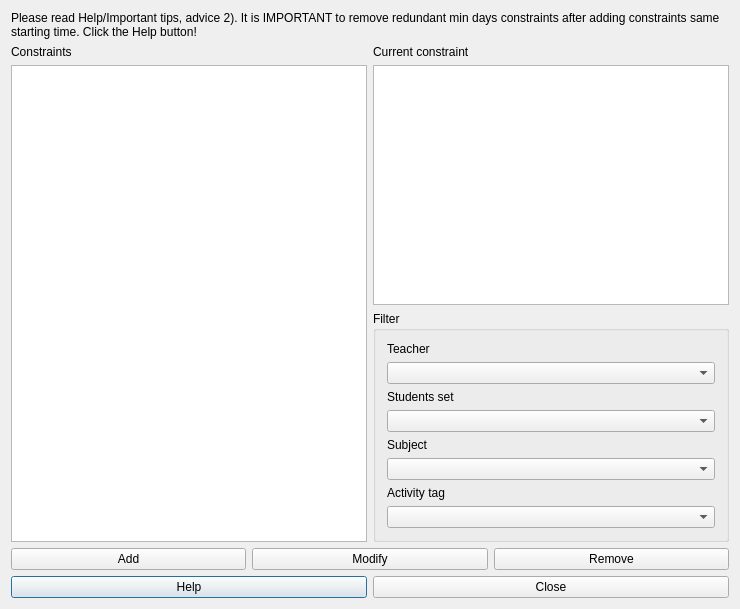
<?xml version="1.0" encoding="UTF-8"?>
<ui version="4.0">
 <class>ConstraintActivitiesSameStartingTimeForm_template</class>
 <widget class="QDialog" name="ConstraintActivitiesSameStartingTimeForm_template">
  <property name="geometry">
   <rect>
    <x>0</x>
    <y>0</y>
    <width>740</width>
    <height>609</height>
   </rect>
  </property>
  <property name="windowTitle">
   <string extracomment="This is the title of the dialog to see the list of all constraints of this type">Constraints activities same starting time</string>
  </property>
  <layout class="QGridLayout" name="gridLayout_2">
   <item row="0" column="0" colspan="2">
    <widget class="QLabel" name="instructionsTextLabel">
     <property name="sizePolicy">
      <sizepolicy hsizetype="Minimum" vsizetype="Minimum">
       <horstretch>0</horstretch>
       <verstretch>0</verstretch>
      </sizepolicy>
     </property>
     <property name="frameShape">
      <enum>QFrame::NoFrame</enum>
     </property>
     <property name="frameShadow">
      <enum>QFrame::Plain</enum>
     </property>
     <property name="text">
      <string>Please read Help/Important tips, advice 2). It is IMPORTANT to remove redundant min days constraints after adding constraints same starting time. Click the Help button!</string>
     </property>
     <property name="wordWrap">
      <bool>true</bool>
     </property>
    </widget>
   </item>
   <item row="1" column="1">
    <layout class="QVBoxLayout" name="verticalLayout">
     <item>
      <widget class="QLabel" name="currentConstraintTextLabel">
       <property name="text">
        <string>Current constraint</string>
       </property>
       <property name="wordWrap">
        <bool>false</bool>
       </property>
      </widget>
     </item>
     <item>
      <widget class="QPlainTextEdit" name="currentConstraintTextEdit"/>
     </item>
     <item>
      <widget class="QGroupBox" name="filterGroupBox_2">
       <property name="title">
        <string>Filter</string>
       </property>
       <layout class="QGridLayout" name="gridLayout">
        <item row="0" column="0">
         <widget class="QLabel" name="teachersTextLabel">
          <property name="text">
           <string>Teacher</string>
          </property>
          <property name="wordWrap">
           <bool>false</bool>
          </property>
         </widget>
        </item>
        <item row="1" column="0">
         <widget class="QComboBox" name="teachersComboBox"/>
        </item>
        <item row="2" column="0">
         <widget class="QLabel" name="studentsTextLabel">
          <property name="text">
           <string>Students set</string>
          </property>
          <property name="wordWrap">
           <bool>false</bool>
          </property>
         </widget>
        </item>
        <item row="3" column="0">
         <widget class="QComboBox" name="studentsComboBox"/>
        </item>
        <item row="4" column="0">
         <widget class="QLabel" name="subjectsTextLabel">
          <property name="text">
           <string>Subject</string>
          </property>
          <property name="wordWrap">
           <bool>false</bool>
          </property>
         </widget>
        </item>
        <item row="5" column="0">
         <widget class="QComboBox" name="subjectsComboBox"/>
        </item>
        <item row="6" column="0">
         <widget class="QLabel" name="activityTagsTextLabel">
          <property name="text">
           <string>Activity tag</string>
          </property>
          <property name="wordWrap">
           <bool>false</bool>
          </property>
         </widget>
        </item>
        <item row="7" column="0">
         <widget class="QComboBox" name="activityTagsComboBox"/>
        </item>
       </layout>
      </widget>
     </item>
    </layout>
   </item>
   <item row="1" column="0">
    <layout class="QVBoxLayout" name="verticalLayout_2">
     <item>
      <widget class="QLabel" name="constraintsTextLabel">
       <property name="frameShape">
        <enum>QFrame::NoFrame</enum>
       </property>
       <property name="frameShadow">
        <enum>QFrame::Plain</enum>
       </property>
       <property name="text">
        <string>Constraints</string>
       </property>
       <property name="wordWrap">
        <bool>false</bool>
       </property>
      </widget>
     </item>
     <item>
      <widget class="QListWidget" name="constraintsListWidget"/>
     </item>
    </layout>
   </item>
   <item row="3" column="0" colspan="2">
    <layout class="QHBoxLayout" name="horizontalLayout_2">
     <item>
      <widget class="QPushButton" name="helpPushButton">
       <property name="text">
        <string>Help</string>
       </property>
      </widget>
     </item>
     <item>
      <widget class="QPushButton" name="closePushButton">
       <property name="text">
        <string>Close</string>
       </property>
      </widget>
     </item>
    </layout>
   </item>
   <item row="2" column="0" colspan="2">
    <layout class="QHBoxLayout" name="horizontalLayout">
     <item>
      <widget class="QPushButton" name="addConstraintPushButton">
       <property name="text">
        <string>Add</string>
       </property>
      </widget>
     </item>
     <item>
      <widget class="QPushButton" name="modifyConstraintPushButton">
       <property name="text">
        <string>Modify</string>
       </property>
      </widget>
     </item>
     <item>
      <widget class="QPushButton" name="removeConstraintPushButton">
       <property name="text">
        <string>Remove</string>
       </property>
      </widget>
     </item>
    </layout>
   </item>
  </layout>
 </widget>
 <layoutdefault spacing="6" margin="11"/>
 <resources/>
 <connections/>
</ui>
